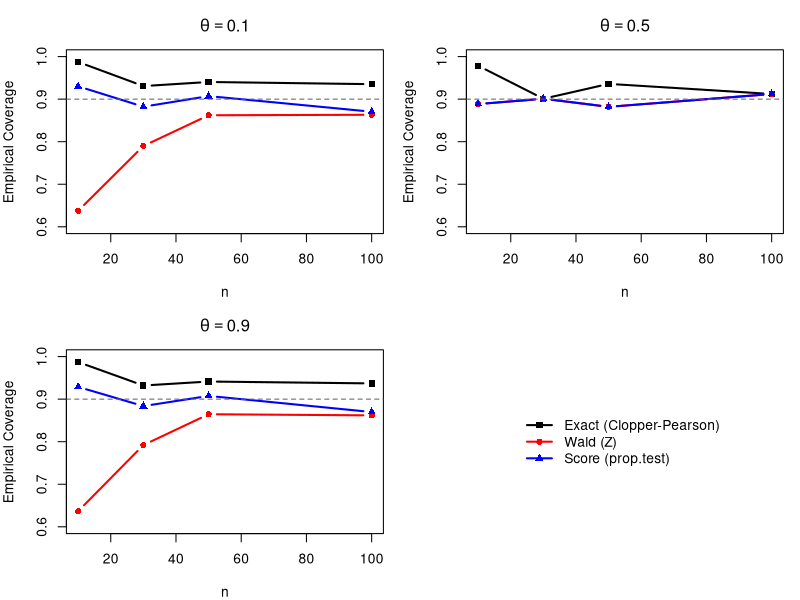
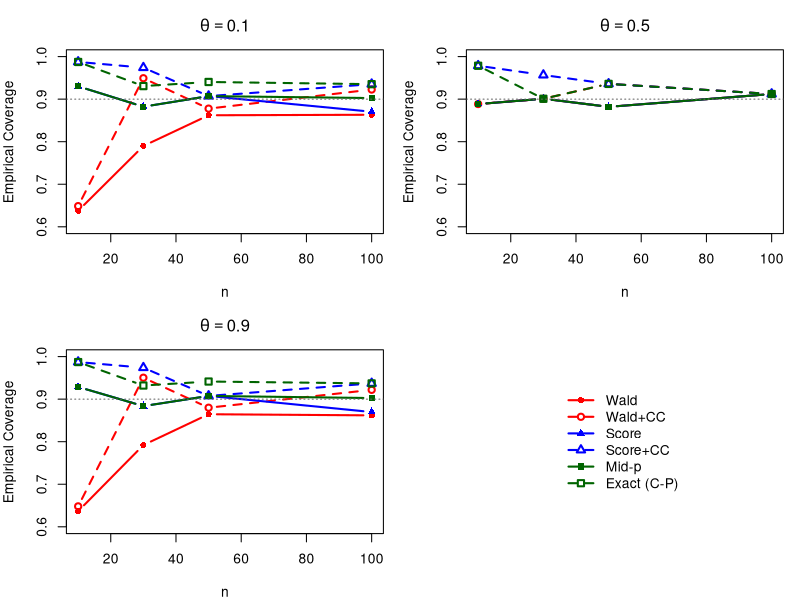
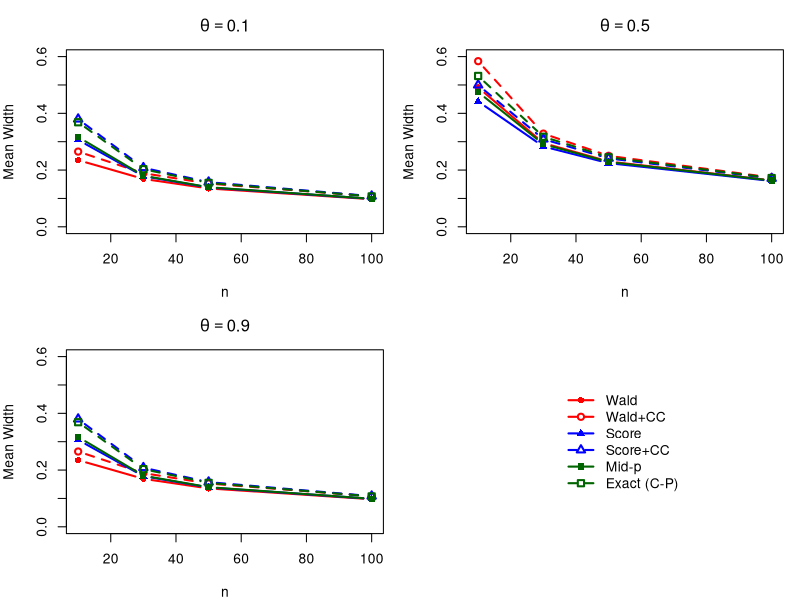
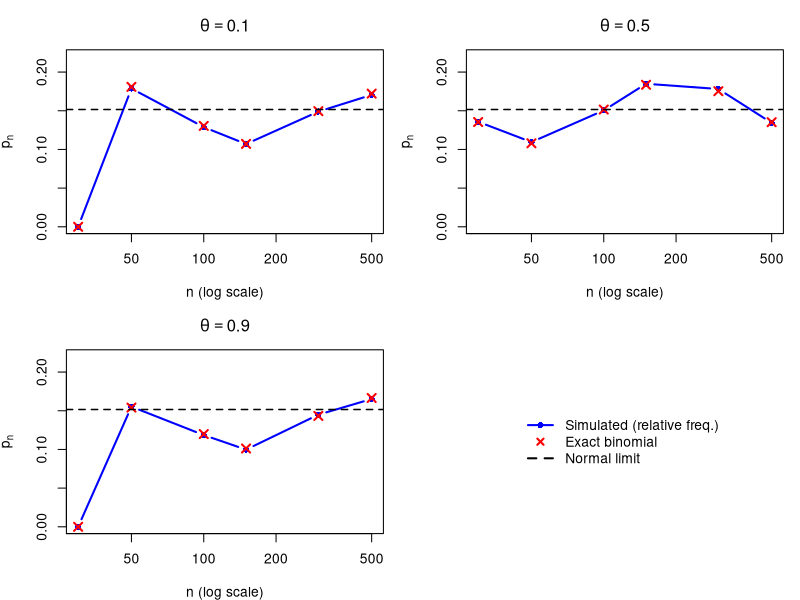

These figures' R source, in order:
## ---- chunk 1
knitr::opts_chunk$set(echo = TRUE, fig.width = 8, fig.height = 7,
                      out.width = "90%", fig.align = "center")
## ---- chunk 2
set.seed(47)
ns <- c(10, 30, 50, 100)
thetas <- c(0.1, 0.5, 0.9)
N <- 1e5
alpha <- 0.10
z <- qnorm(1 - alpha/2)

# Matrices to store empirical coverage
cov_exact <- matrix(NA, length(ns), length(thetas), dimnames = list(ns, thetas))
cov_wald  <- cov_exact
cov_score <- cov_exact

for (i in 1:length(ns)) {
  for (j in 1:length(thetas)) {
    n <- ns[i]
    theta <- thetas[j]
    S <- rbinom(N, n, theta)
    p <- S / n

    # 1. Exact Clopper-Pearson (Beta quantiles)
    lo_e <- qbeta(alpha/2, S, n - S + 1)
    up_e <- qbeta(1 - alpha/2, S + 1, n - S)
    cov_exact[i, j] <- mean(lo_e <= theta & theta <= up_e)

    # 2. Wald (Z)
    lo_w <- p - z * sqrt(p * (1 - p) / n)
    up_w <- p + z * sqrt(p * (1 - p) / n)
    cov_wald[i, j] <- mean(lo_w <= theta & theta <= up_w)

    # 3. Score (Wilson, prop.test with correct = FALSE)
    denom <- 1 + z^2 / n
    center <- (p + z^2 / (2 * n)) / denom
    half <- (z * sqrt(p * (1 - p) / n + z^2 / (4 * n^2))) / denom
    lo_s <- center - half
    up_s <- center + half
    cov_score[i, j] <- mean(lo_s <= theta & theta <= up_s)
  }
}
## ---- chunk 3
# Combine results in a tidy data frame
res_list <- list()
for (j in seq_along(thetas)) {
  res_list[[j]] <- data.frame(
    theta = thetas[j],
    n = ns,
    Exact = round(cov_exact[, j], 4),
    Wald = round(cov_wald[, j], 4),
    Score = round(cov_score[, j], 4)
  )
}
res_tab1 <- do.call(rbind, res_list)
rownames(res_tab1) <- NULL
knitr::kable(res_tab1, caption = "Empirical coverage for nominal 0.90 confidence intervals.")
## ---- chunk 4
par(mfrow = c(2, 2), mar = c(4, 4, 3, 1))
for (j in 1:length(thetas)) {
  matplot(ns, cbind(cov_exact[, j], cov_wald[, j], cov_score[, j]),
          type = "b", pch = 15:17, lty = 1, lwd = 2,
          col = c("black", "red", "blue"), ylim = c(0.6, 1.0),
          xlab = "n", ylab = "Empirical Coverage",
          main = bquote(theta == .(thetas[j])))
  abline(h = 0.90, lty = 2, col = "gray40")
}
plot.new()
legend("center", c("Exact (Clopper-Pearson)", "Wald (Z)", "Score (prop.test)"),
       col = c("black", "red", "blue"), pch = 15:17, lwd = 2, bty = "n")
## ---- chunk 5
set.seed(47)
ns <- c(10, 30, 50, 100)
thetas <- c(0.1, 0.5, 0.9)
N <- 1e5
alpha <- 0.10
z <- qnorm(1 - alpha/2)

# Mid-p root-finding function for a single s
midp <- function(s, n) {
  lo <- 0; up <- 1
  if (s > 0) {
    f_lo <- function(th) 1 - pbinom(s, n, th) + 0.5 * dbinom(s, n, th) - alpha/2
    lo <- uniroot(f_lo, c(0, 1), tol = 1e-8)$root
  }
  if (s < n) {
    f_up <- function(th) pbinom(s - 1, n, th) + 0.5 * dbinom(s, n, th) - alpha/2
    up <- uniroot(f_up, c(0, 1), tol = 1e-8)$root
  }
  c(lo, up)
}

# Wilson score formula
wilson <- function(p, n) {
  denom <- 1 + z^2 / n
  center <- (p + z^2 / (2 * n)) / denom
  half <- (z * sqrt(p * (1 - p) / n + z^2 / (4 * n^2))) / denom
  cbind(center - half, center + half)
}

meth <- c("Wald", "Wald+CC", "Score", "Score+CC", "Mid-p", "Exact (C-P)")
cover <- array(NA, dim = c(length(ns), length(thetas), length(meth)),
               dimnames = list(ns, thetas, meth))
width <- cover

for (i in seq_along(ns)) {
  n <- ns[i]
  # Precompute mid-p table for all outcomes 0..n
  mp <- t(sapply(0:n, midp, n = n))

  for (j in seq_along(thetas)) {
    theta <- thetas[j]
    S <- rbinom(N, n, theta)
    p <- S / n
    se <- sqrt(p * (1 - p) / n)

    lo <- list(); up <- list()

    # 1. Wald
    lo[["Wald"]] <- p - z * se
    up[["Wald"]] <- p + z * se

    # 2. Wald + CC
    lo[["Wald+CC"]] <- pmax(0, p - z * se - 1 / (2 * n))
    up[["Wald+CC"]] <- pmin(1, p + z * se + 1 / (2 * n))

    # 3. Score
    w <- wilson(p, n)
    lo[["Score"]] <- w[, 1]
    up[["Score"]] <- w[, 2]

    # 4. Score + CC (as implemented in prop.test)
    cc <- ifelse(S == n / 2, 0, 0.5 / n)
    lo[["Score+CC"]] <- ifelse(p - cc <= 0, 0, wilson(p - cc, n)[, 1])
    up[["Score+CC"]] <- ifelse(p + cc >= 1, 1, wilson(p + cc, n)[, 2])

    # 5. Mid-p
    lo[["Mid-p"]] <- mp[S + 1, 1]
    up[["Mid-p"]] <- mp[S + 1, 2]

    # 6. Exact Clopper-Pearson
    lo[["Exact (C-P)"]] <- qbeta(alpha/2, S, n - S + 1)
    up[["Exact (C-P)"]] <- qbeta(1 - alpha/2, S + 1, n - S)

    for (m in meth) {
      cover[i, j, m] <- mean(lo[[m]] <= theta & theta <= up[[m]])
      width[i, j, m] <- mean(up[[m]] - lo[[m]])
    }
  }
}
## ---- chunk 6
# Flatten arrays into neat summary tables
tab_cov_df <- data.frame()
tab_w_df   <- data.frame()

for (j in seq_along(thetas)) {
  df_c <- as.data.frame(round(cover[, j, ], 4))
  df_c <- cbind(theta = thetas[j], n = ns, df_c)
  tab_cov_df <- rbind(tab_cov_df, df_c)

  df_w <- as.data.frame(round(width[, j, ], 3))
  df_w <- cbind(theta = thetas[j], n = ns, df_w)
  tab_w_df <- rbind(tab_w_df, df_w)
}
rownames(tab_cov_df) <- NULL
rownames(tab_w_df)   <- NULL

knitr::kable(tab_cov_df, caption = "Empirical coverage with and without continuity correction.")
knitr::kable(tab_w_df, caption = "Mean confidence interval width.")
## ---- chunk 7
cols <- c("red", "red", "blue", "blue", "darkgreen", "darkgreen")
ltys <- c(1, 2, 1, 2, 1, 2)
pchs <- c(16, 1, 17, 2, 15, 0)

# Plot 1: Coverage
par(mfrow = c(2, 2), mar = c(4, 4, 3, 1))
for (j in 1:length(thetas)) {
  matplot(ns, cover[, j, ], type = "b", pch = pchs, col = cols, lty = ltys,
          lwd = 2, ylim = c(0.6, 1.0), xlab = "n", ylab = "Empirical Coverage",
          main = bquote(theta == .(thetas[j])))
  abline(h = 0.90, lty = 3, col = "gray40")
}
plot.new()
legend("center", meth, col = cols, lty = ltys, pch = pchs, lwd = 2, bty = "n")

# Plot 2: Width
par(mfrow = c(2, 2), mar = c(4, 4, 3, 1))
for (j in 1:length(thetas)) {
  matplot(ns, width[, j, ], type = "b", pch = pchs, col = cols, lty = ltys,
          lwd = 2, ylim = c(0, 0.6), xlab = "n", ylab = "Mean Width",
          main = bquote(theta == .(thetas[j])))
}
plot.new()
legend("center", meth, col = cols, lty = ltys, pch = pchs, lwd = 2, bty = "n")
## ---- chunk 8
set.seed(47)
ns <- c(30, 50, 100, 150, 300, 500)
thetas <- c(0.1, 0.5, 0.9)
N <- 1e5

target <- pnorm(-0.1) - pnorm(-0.5)

p_hat  <- matrix(NA, length(ns), length(thetas), dimnames = list(ns, thetas))
p_true <- p_hat

for (j in seq_along(thetas)) {
  for (i in seq_along(ns)) {
    n <- ns[i]
    theta <- thetas[j]
    S <- rbinom(N, n, theta)
    W <- (S - n * theta) / sqrt(n * theta * (1 - theta))
    p_hat[i, j] <- mean(W >= -0.5 & W <= -0.1)

    # Exact binomial probability for reference
    s <- 0:n
    w <- (s - n * theta) / sqrt(n * theta * (1 - theta))
    p_true[i, j] <- sum(dbinom(s[w >= -0.5 & w <= -0.1], n, theta))
  }
}
## ---- chunk 9
tab3_list <- list()
for (j in seq_along(thetas)) {
  tab3_list[[j]] <- data.frame(
    theta = thetas[j],
    n = ns,
    p_hat = round(p_hat[, j], 4),
    p_exact = round(p_true[, j], 4),
    target = round(target, 4)
  )
}
res_tab3 <- do.call(rbind, tab3_list)
rownames(res_tab3) <- NULL
knitr::kable(res_tab3, caption = "Simulated vs. exact binomial probabilities and asymptotic normal limit.")
## ---- chunk 10
par(mfrow = c(2, 2), mar = c(4, 4, 3, 1))
for (j in 1:length(thetas)) {
  plot(ns, p_hat[, j], type = "b", pch = 16, col = "blue", lwd = 2,
       ylim = c(0, 0.22), log = "x", xlab = "n (log scale)", ylab = expression(hat(p)[n]),
       main = bquote(theta == .(thetas[j])))
  points(ns, p_true[, j], pch = 4, col = "red", cex = 1.3, lwd = 2)
  abline(h = target, lty = 2, col = "black", lwd = 1.5)
}
plot.new()
legend("center", c("Simulated (relative freq.)", "Exact binomial", "Normal limit"),
       col = c("blue", "red", "black"), pch = c(16, 4, NA),
       lty = c(1, NA, 2), lwd = 2, bty = "n")
